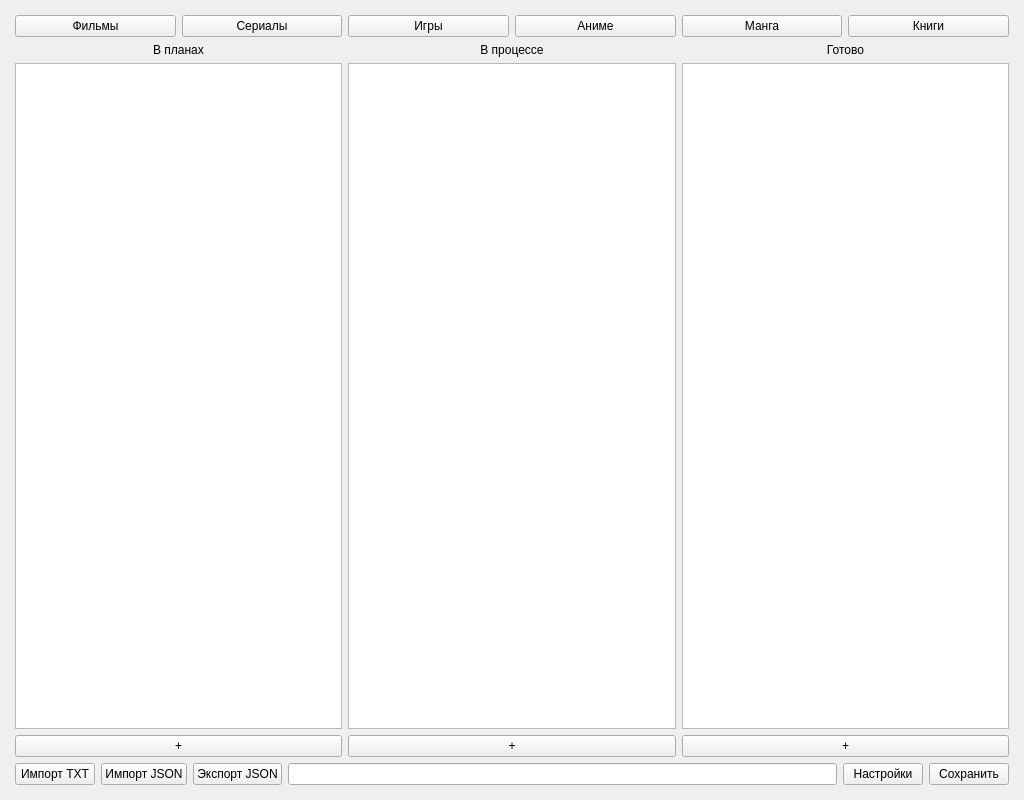
<?xml version="1.0" encoding="UTF-8"?>
<ui version="4.0">
 <class>MainWindow</class>
 <widget class="QMainWindow" name="MainWindow">
  <property name="geometry">
   <rect>
    <x>0</x>
    <y>0</y>
    <width>1024</width>
    <height>800</height>
   </rect>
  </property>
  <property name="windowTitle">
   <string>MyMediaTracker</string>
  </property>
  <property name="windowIcon">
   <iconset>
    <normaloff>Kosou.ico</normaloff>Kosou.ico</iconset>
  </property>
  <property name="styleSheet">
   <string notr="true"/>
  </property>
  <widget class="QWidget" name="centralwidget">
   <layout class="QVBoxLayout" name="verticalLayout">
    <property name="leftMargin">
     <number>15</number>
    </property>
    <property name="topMargin">
     <number>15</number>
    </property>
    <property name="rightMargin">
     <number>15</number>
    </property>
    <property name="bottomMargin">
     <number>15</number>
    </property>
    <item>
     <layout class="QHBoxLayout" name="horizontalLayout">
      <property name="sizeConstraint">
       <enum>QLayout::SetNoConstraint</enum>
      </property>
      
      <item>
       <widget class="QPushButton" name="pushButton">
        <property name="text">
         <string>Фильмы</string>
        </property>
       </widget>
      </item>

      <item>
       <widget class="QPushButton" name="pushButton_2">
        <property name="text">
         <string>Сериалы</string>
        </property>
       </widget>
      </item>

      <item>
       <widget class="QPushButton" name="pushButton_3">
        <property name="text">
         <string>Игры</string>
        </property>
       </widget>
      </item>

      <item>
       <widget class="QPushButton" name="pushButton_4">
        <property name="text">
         <string>Аниме</string>
        </property>
       </widget>
      </item>

      <item>
       <widget class="QPushButton" name="pushButton_6">
        <property name="text">
         <string>Манга</string>
        </property>
       </widget>
      </item>

      <item>
       <widget class="QPushButton" name="pushButton_5">
        <property name="text">
         <string>Книги</string>
        </property>
       </widget>
      </item>

     </layout>
    </item>
    <item>
     <layout class="QHBoxLayout" name="horizontalLayout_2">
      <item>
       <widget class="QLabel" name="label">
        <property name="text">
         <string>В планах</string>
        </property>
        <property name="alignment">
         <set>Qt::AlignCenter</set>
        </property>
       </widget>
      </item>
      <item>
       <widget class="QLabel" name="label_2">
        <property name="text">
         <string>В процессе</string>
        </property>
        <property name="alignment">
         <set>Qt::AlignCenter</set>
        </property>
       </widget>
      </item>
      <item>
       <widget class="QLabel" name="label_3">
        <property name="text">
         <string>Готово</string>
        </property>
        <property name="alignment">
         <set>Qt::AlignCenter</set>
        </property>
       </widget>
      </item>
     </layout>
    </item>
    <item>
     <layout class="QHBoxLayout" name="horizontalLayout_3">
      <item>
       <widget class="QListWidget" name="listWidget"/>
      </item>
      <item>
       <widget class="QListWidget" name="listWidget_2"/>
      </item>
      <item>
       <widget class="QListWidget" name="listWidget_3"/>
      </item>
     </layout>
    </item>
    <item>
     <layout class="QHBoxLayout" name="horizontalLayout_4">
      <item>
       <widget class="QPushButton" name="pushButton_10">
        <property name="text">
         <string>+</string>
        </property>
       </widget>
      </item>
      <item>
       <widget class="QPushButton" name="pushButton_11">
        <property name="text">
         <string>+</string>
        </property>
       </widget>
      </item>
      <item>
       <widget class="QPushButton" name="pushButton_12">
        <property name="text">
         <string>+</string>
        </property>
       </widget>
      </item>
     </layout>
    </item>
    <item>
     <layout class="QHBoxLayout" name="horizontalLayout_5">
      <item>
       <widget class="QPushButton" name="pushButton_8">
        <property name="text">
         <string>Импорт TXT</string>
        </property>
       </widget>
      </item>
      <item>
       <widget class="QPushButton" name="pushButton_13">
        <property name="text">
         <string>Импорт JSON</string>
        </property>
       </widget>
      </item>
      <item>
       <widget class="QPushButton" name="pushButton_14">
        <property name="text">
         <string>Экспорт JSON</string>
        </property>
       </widget>
      </item>
      <item>
       <widget class="QLineEdit" name="lineEdit"/>
      </item>
      <item>
       <widget class="QPushButton" name="pushButton_9">
        <property name="text">
         <string>Настройки</string>
        </property>
       </widget>
      </item>
      <item>
       <widget class="QPushButton" name="pushButton_7">
        <property name="text">
         <string>Сохранить</string>
        </property>
       </widget>
      </item>
     </layout>
    </item>
   </layout>
  </widget>
 </widget>
 <resources/>
 <connections/>
</ui>
